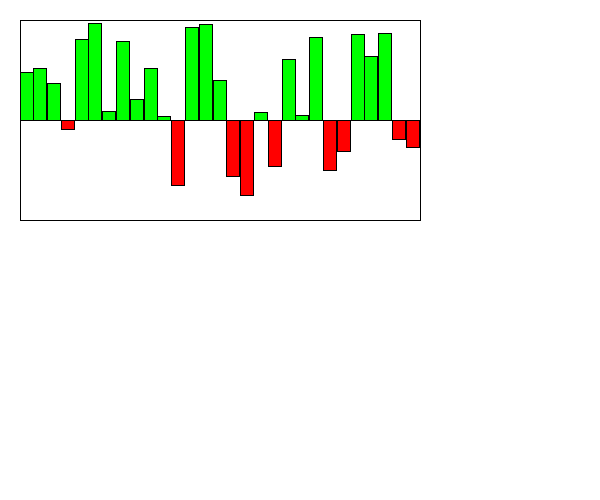
Frame 1 (no input)
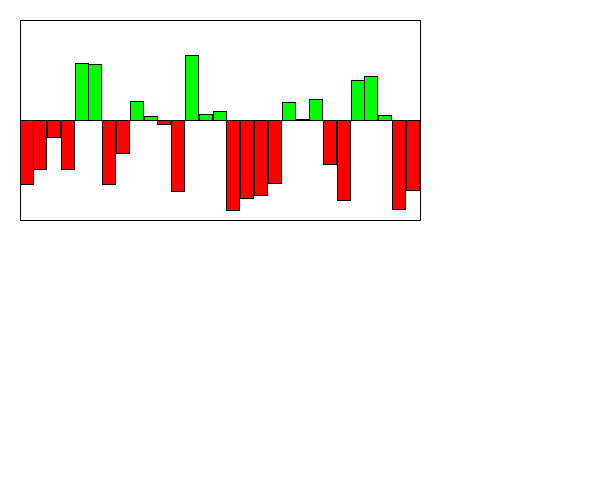
Frame 60 (the mouse pressed at the canvas centre just before this capture)
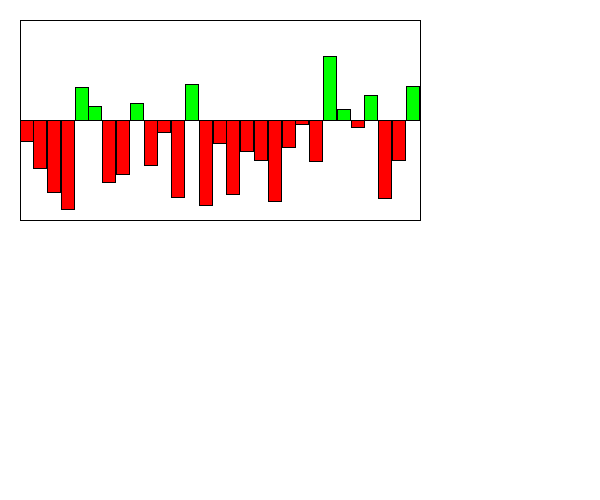
Frame 120 (the mouse held since frame 60 and released just before this capture)

The Processing sketch that drew these frames (run headless with seeded random() and noise(); from frame 60 on, the mouse is pressed at the canvas centre):

// Processing sketch: Section1
// ── Section1.pde
  int MAX_VALUE = 100;
  int MIN_VALUE = -100;
  Visualizer v;
  
  /*You are simulating a visualizer of multiple values
   You need to create a display method first. 
   Then you can make a method that changes the values each time the update is called. 
   */
  class Visualizer {
    float x, y;
    float [] values;
    float [] speeds;
    int many = (int) random(10, 40) ;
    Visualizer(float x, float y) {
      this.x = x;
      this.y = y;
      values = new float[many];
      speeds = new float[many];
      for (int i = 0; i < values.length; i++) {
        values[i] = random(-99, 99);
        speeds[i] = random(2);
      }
    }

  
    void display() {
      //draw the bars equally spaced inside this box. 
      //You can assume 10, but it would be even better 
      //if you could modify it to be larger increments.
      fill(255);
      rect(x, y, 400, 200);
      //This is a 200x400 box.
      //The width of the visualizer is 400! This rect is the border
      //the line is the 0 y-value, the top is 100, the bottom is -100
      line(x, y+100, x+400, y+100);
      for (int i = 0; i < values.length; i++){
        if (values[i] < 0) 
          fill(0,255,0);
        if (values[i] > 0) 
          fill(255,0,0);
        rect(x+i*400/many,120, 400/many, values[i]); 
      }
      //You need to use a loop. You need to make the HEIGHT of the bars 
      //the values in the array.
      //Negative values are red, and go below the line.
      //Positive values are green and go above the line.
  
      //???WRITE THIS METHOD FIRST!!!
      //THESE ARE WRONG: They just illustrate how they could look
     /* fill(255, 0, 0);
      rect(x+40, y+100, 60, 50);
      fill(0, 255, 0);
      rect(x+120, y+50, 60, 50);*/
  
  
      //Width of the visualizer is 400!
  
    
    }
    void update() {
      //???WRITE THIS METHOD SECOND!!!
      for (int i = 0; i < values.length; i++) {
        values[i] += speeds[i]; //the speed updates the values. Do not touch this.
        //??? keep them values between max/min value so they stay in the box.
        if (values[i] > 100 || values[i] < -100) {
          speeds[i] *= -1;
          if (values[i] > 100) {
            values[i] = 100;
          }
          if (values[i] < -100) {
            values[i] = -100;
          }
        //??? reverse the speeds so the bar oscillates up/down when it reaches max/min
  
        
      }
    }
  }
  }
 
  
  void setup() {
    size(600, 500);
    v = new Visualizer(20, 20);
  }
  void draw() {
    background(255);
    v.display();
    v.update();
  }
